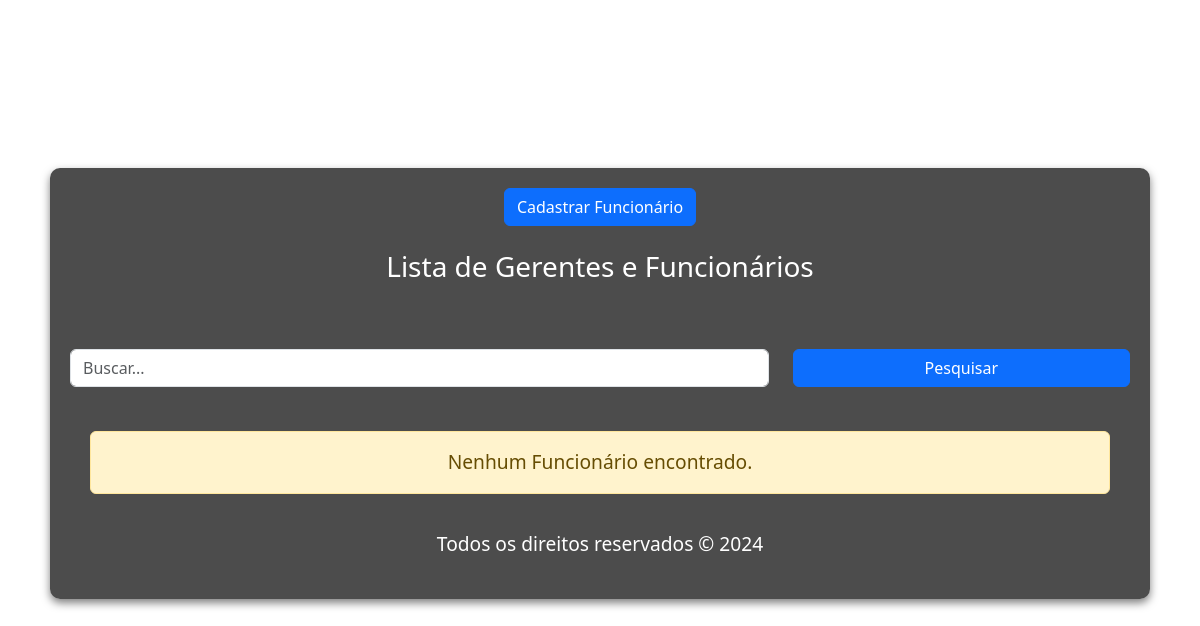
The app's page /funcionarios.php, older data.
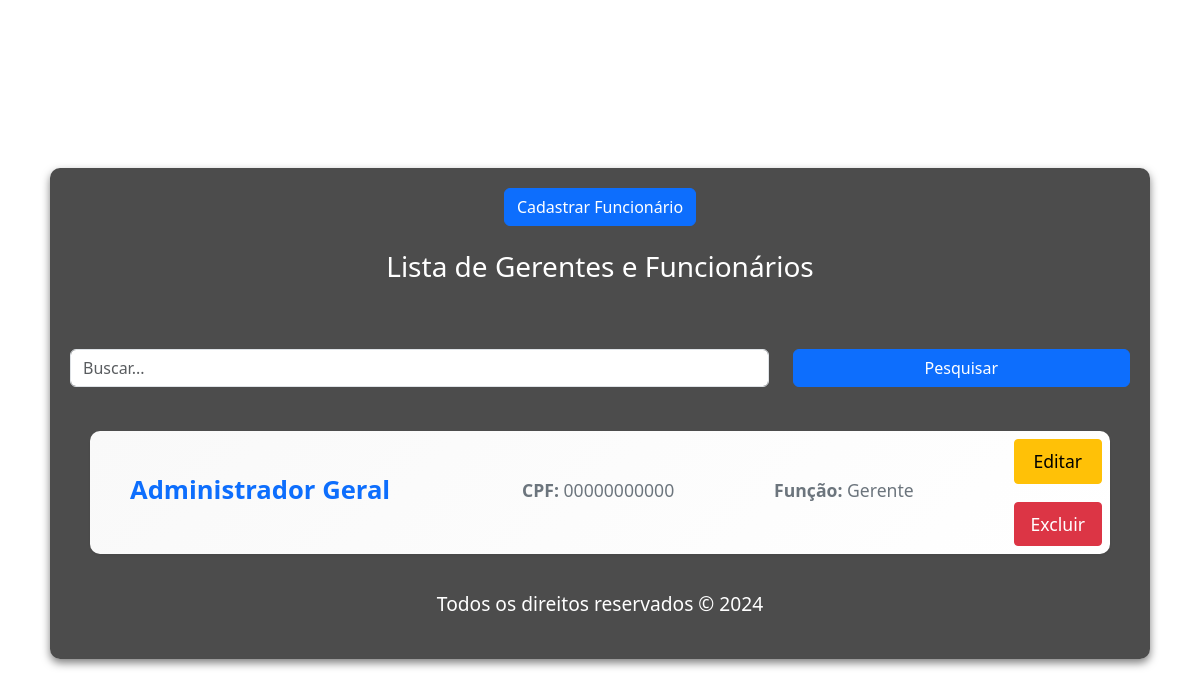
The same page, newer data.
### tables this page shows
create table loginCadastro(
id int auto_increment primary key,
conta varchar(25) unique not null,
senha varchar(255) not null,
tipoDeConta varchar(20) not null,
 
nomeCompletoPF varchar(200) not null,
idade date not null,
genero varchar(9) not null,
 
cpf varchar(11) not null,
formacao varchar(100) not null
 
)CHARACTER SET utf8;

### funcionarios.php (the view, shortened to what this page needs)
<?php
try {
    require 'conexao.php';
    $conn->setAttribute(PDO::ATTR_ERRMODE, PDO::ERRMODE_EXCEPTION);
} catch (PDOException $e) {
    die("Falha na conexão: " . $e->getMessage());
}
$searchTerm = isset($_POST['search']) ? htmlspecialchars($_POST['search']) : '';
$searchWildcard = "%$searchTerm%";
$query = "SELECT * FROM loginCadastro WHERE nomeCompletoPF LIKE :searchTerm OR cpf LIKE :searchTerm";
$stmt = $conn->prepare($query);
$stmt->bindParam(':searchTerm', $searchWildcard, PDO::PARAM_STR);
$stmt->execute();
$funcionario = $stmt->fetchAll(PDO::FETCH_ASSOC);
?>
<!DOCTYPE html>
<html lang="pt-br">
<head>
    <link rel="stylesheet" href="https://cdn.jsdelivr.net/npm/bootstrap@5.3.3/dist/css/bootstrap.min.css">
</head>
<body>
    <div class="container mt-5">
        <div id="borda">
            <div class="text-center mb-4">
                <button class="btn btn-primary" data-bs-toggle="modal" data-bs-target="#cadastroModal">Cadastrar Funcionário</button>
            </div>
            <h3 class="text-center" style="color: white;">Lista de Gerentes e Funcionários</h3><br>
            ?><br>
            <form method="POST" class="mb-4">
                <div class="row">
                    <div class="col-md-8">
                        <input type="text" class="form-control" name="search" placeholder="Buscar..." value="<?php echo $searchTerm; ?>">
                    </div>
                    <div class="col-md-4">
                        <button type="submit" class="btn btn-primary w-100">Pesquisar</button>
                    </div>
                </div>
            </form>
            <div class="container mt-4">
                <div class="row">
                    <?php if (count($funcionario) > 0) : ?>
                        <?php foreach ($funcionario as $funcionario) : ?>
                            <div class="col-12 mb-3">
                                <div class="card shadow-sm card-hover" data-bs-toggle="modal" data-bs-target="#viewModal<?php echo $funcionario['id']; ?>">
                                    <?php
                                    if ($funcionario['tipoDeConta'] == 'Gerente' || $funcionario['tipoDeConta'] == 'Funcionário') {
                                    ?>
                                        <div class="card-body">
                                            <h5 class="card-title text-primary fw-bold"><?php echo htmlspecialchars($funcionario['nomeCompletoPF']); ?></h5>
                                            <p class="card-text"><strong>CPF: </strong> <?php echo $funcionario['cpf']; ?></p>
                                            <p class="card-text"><strong>Função: </strong> <?php echo $funcionario['tipoDeConta']; ?></p>
                                            <div class="d-flex">
                                                <button class="btn btn-warning btn-sm mb-2" data-bs-toggle="modal" data-bs-target="#editModal<?php echo $funcionario['id']; ?>">Editar</button>
                                                <button class="btn btn-danger btn-sm" data-bs-toggle="modal" data-bs-target="#deleteModal<?php echo $funcionario['id']; ?>">Excluir</button>
                                            </div>
                                        </div>
                                    <?php
                                    }
                                    ?>
                                </div>
                            </div>
                        <?php endforeach; ?>
                    <?php else : ?>
                        <div class="col-12">
                            <div class="alert alert-warning text-center">Nenhum Funcionário encontrado.</div>
                        </div>
                    <?php endif; ?>
                </div>
                <footer>Todos os direitos reservados &copy; 2024</footer>
            </div>
        </div>
    </div>
</body>
</html>

### funcionarios.php (style rules this page uses)
body { background: url('acad.png') no-repeat center center fixed; background-size: cover; margin: 0; min-height: 100vh; align-items: center; color: #343a40; background-position: center; display: flex; flex-direction: column; padding-top: 100px; }
.container { flex: 1; padding: 20px; }
#borda, .form-container { font-size: larger; border-radius: 10px; padding: 20px; background-color: rgba(0, 0, 0, 0.7); box-shadow: 0 4px 8px rgba(0, 0, 0, 0.5); margin-bottom: 20px; }
.btn-sm { font-size: 0.8rem; padding: 0.25rem 0.5rem; }
.btn-warning, .btn-danger { font-size: 1.1rem; padding: 0.5rem 1rem; width: 100%; }
.card-hover { transition: transform 0.3s ease, box-shadow 0.3s ease; border: none; border-radius: 10px; background: linear-gradient(135deg, #f9f9f9, #ffffff); }
.card-title { padding: 2rem; margin-bottom: 0.25rem; font-size: 1.6rem; color: #007bff; font-weight: bold; }
.card-text { margin-bottom: 0.25rem; color: #6c757d; font-size: 1.1rem; }
.card-body { padding: 0.5rem; display: flex; justify-content: space-between; align-items: center; }
.d-flex { flex-direction: column; align-items: flex-start; gap: 10px; }
footer { text-align: center; color: white; margin-top: 20px; }

Row changes from the older to the newer data that the page shows:
added logincadastro: nomeCompletoPF "Administrador Geral", cpf "00000000000", tipoDeConta "Gerente"
Text that changed along with them:
text no longer shown: "Nenhum Funcionário encontrado."
